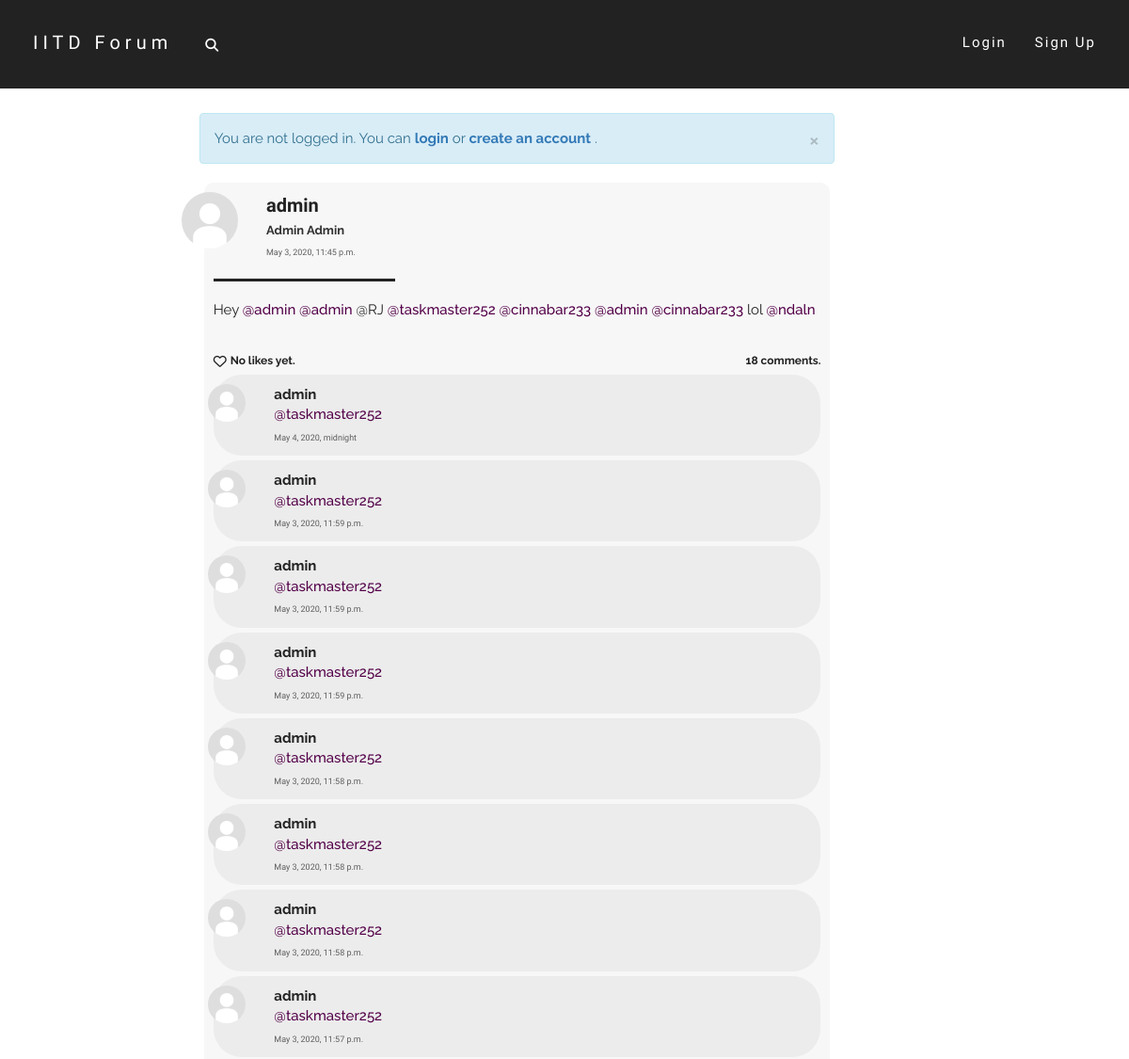
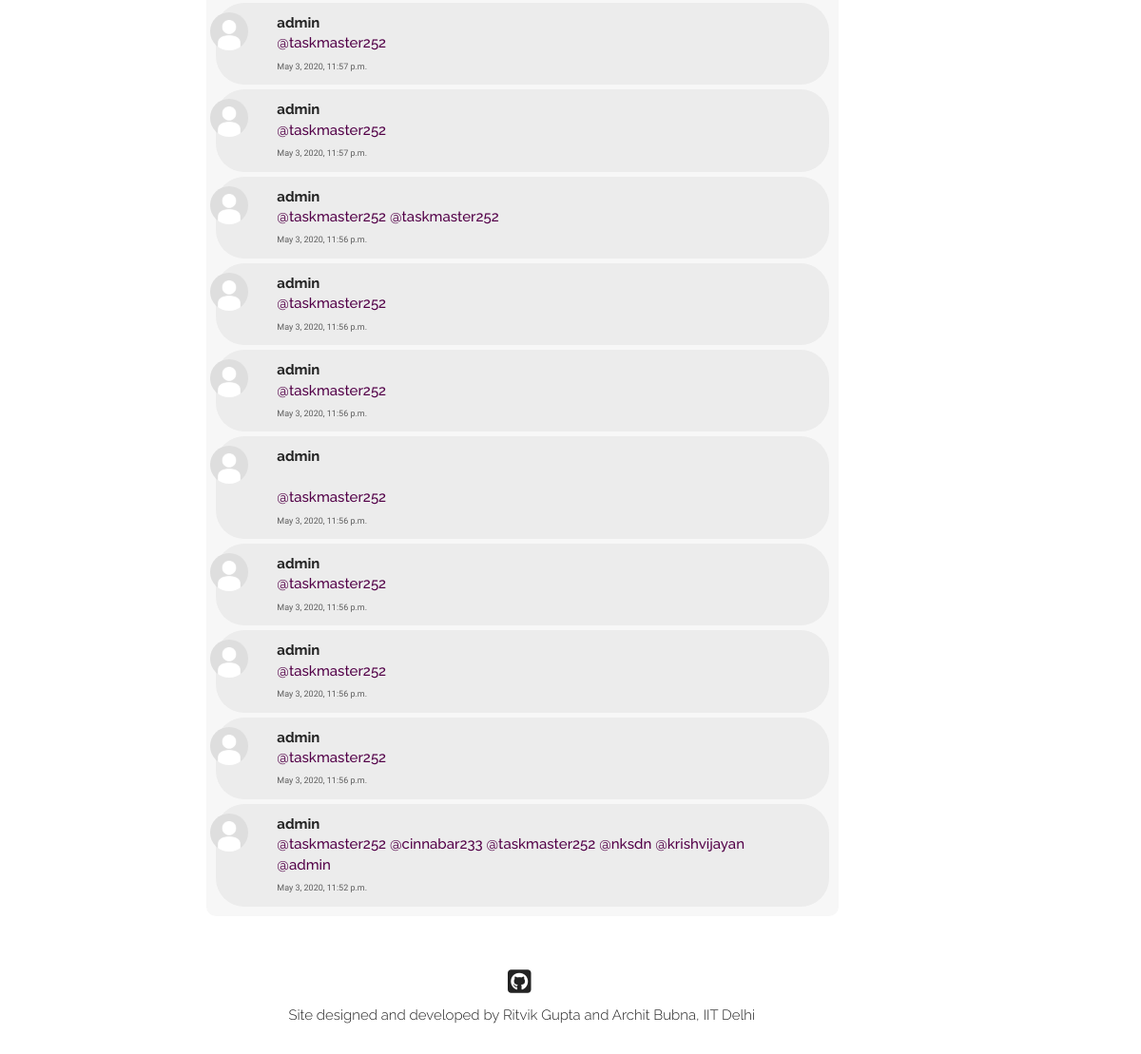
The page /ajax/28/ on the database its author committed (2 pictures, top to bottom).
### post/models.py (models this page shows, shortened)
class Post(models.Model):
    text = models.TextField(max_length = 5000)
    author = models.ForeignKey(User, on_delete = models.CASCADE)
    pub_date = models.DateTimeField(default = timezone.now())

class Comment(models.Model):
    parent_post = models.ForeignKey(Post, on_delete = models.CASCADE)
    text = models.CharField(max_length = 500)
    author = models.ForeignKey(User, on_delete = models.CASCADE)
    pub_date = models.DateTimeField(default = timezone.now())

### users/models.py (models this page shows, shortened)
class Profile(models.Model):
    parent_user = models.OneToOneField(User, on_delete=models.CASCADE)
    date_of_birth = models.DateField()
    first_name = models.CharField(max_length=50)
    last_name = models.CharField(max_length=50)
    dept = models.CharField(max_length=100, default="None")
    hostel = models.CharField(max_length=100, default="None")
    image = models.ImageField(default='default.jpg',upload_to='profile-pics')
    bio = models.TextField(default='', max_length=200)
    def full_name(self):
        return self.first_name + ' ' + self.last_name

### post/views.py (the view)
# urls.py: path('<int:post_id>/', views.post_view, name='post_view'),
def post_view(request, post_id):
    try:
        post = Post.objects.get(id=post_id)
    except Post.DoesNotExist:
        raise Http404("ERROR 404: Post does not exist")
    comments = post.comment_set.order_by('-pub_date')
    return render(request, 'post/post_view.html', {'post': post, 'comments': comments, 'title':'Post by '+post.author.username})

### post/templates/post/post_view.html (shortened to what this page needs)
{% extends "post/base.html" %}
{% load post_filters %}
{% block content %}
<div class="home-post-div">
    <div class="row">
        <div class="col-md-1">
            <img class="img-circle profile-pic" width=60 height=60 src="{{ post.author.profile.image.url }}" alt="default.jpg">
        </div>
        <div class="col-md-10">
            <a href="{% url 'users:profile_view' post.author.username %}" class="post-head">
                <font class="username-font">
                    <b>{{post.author.username}}</b>
                </font>
                <br>
                <font class="name-font">
                    {{post.author.profile.full_name}}
                </font>
            </a>
            <br>
            <font class="date-font">
                {{post.pub_date}}
            </font>
        </div>
        <div class="col-md-1 delete-div">
        </div>
    </div>
    <hr class="hr1" align="left">
    <font class="post-content-font">
        <div class="content-div">
            {{post.text|urlize|linebreaks|tagize|safe}}
        </div>
    </font>
    <br>
    <div class="like-wrapper">
        {% if request.user in post.postlike.likers.all %}
            <div class="like-button-wrapper">
                <i class="fa fa-heart liked like-button" aria-hidden="true" id="like{{ post.id }}" data-catid="{{ post.id }}"></i>
            </div>
            <a href="#" data-toggle="modal" data-target="#like-modal-{{post.id}}" target="_blank">
                <div class="likes-count like-count-font" id="likes-count{{ post.id }}" data-catid="{{post.postlike.likers.count}}">
                    {% if post.postlike.likers.count == 1 %}
                        You liked this post.
                    {% elif post.postlike.likers.count == 2 %}
                        You and one other liked this post.
                    {% else %}
                        You and {{ post.postlike.likers.count|add:"-1" }} others liked this post.
                    {% endif %}
                </div>
            </a>
        {% else %}
            <div class="like-button-wrapper">
                {% if request.user.is_authenticated %}
                    <i class="fa fa-heart-o likes like-button" aria-hidden="true" id="like{{ post.id }}" data-catid="{{ post.id }}"></i>
                {% else %}
                    <a href="{% url 'login' %}"><i class="fa fa-heart-o likes like-button" aria-hidden="true" id="like{{ post.id }}" data-catid="{{ post.id }}"></i></a>
                {% endif %}
            </div>
            <a href="#" data-toggle="modal" data-target="#like-modal-{{post.id}}" target="_blank">
                <div class="likes-count like-count-font" id="likes-count{{ post.id }}" data-catid="{{post.postlike.likers.count}}">
                    {% if post.postlike.likers.count == 0 %}
                        No likes yet.
                    {% elif post.postlike.likers.count == 1 %}
                        One person liked this post.
                    {% else %}
                        {{ post.postlike.likers.count }} people liked this post.
                    {% endif %}
                </div>
            </a>
        {% endif %}
        <div class="comments-count like-count-font">
            {% if post.comment_set.all|length == 0 %}
                No comments yet.
            {% elif post.comment_set.all|length == 1 %}
                1 comment.
            {% else %}
                {{post.comment_set.all|length}} comments.
            {% endif %}
        </div>
    </div>
    {% for comment in post.comment_set.all|dictsortreversed:"pub_date" %}
        <div id="comment-{{comment.id}}-div">
            <div class="comment-div">
                <div class="row">
                    <div class="col-md-1">
                        <img class="img-circle profile-pic" width=40 height=40 src="{{ comment.author.profile.image.url }}" alt="default.jpg">
                    </div>
                    <div class="col-md-10 content-div">
                        <a href="{% url 'users:profile_view' comment.author.username %}" class="post-head">
                        <font class="comment-username-font">
                            <b>{{comment.author.username}}</b>
                            </a>
                              {{comment.text|urlize|linebreaks|tagize|safe}}
                        <font class="date-font">
                            {{comment.pub_date}}
                        </font>
                    </div>
                    <div class="col-md-1 comment-delete-div">
                    </div>
                </div>
            </div>
        </div>
    {% endfor %}
</div>
{% endblock %}

### post/static/post/style.css (style rules this page uses)
html, body { width: auto !important; overflow-x: hidden !important; }
body { position:relative; max-width:100%; }
.tag-link { text-align: left !important; }
.tag-link::after { border: none !important; }
.home-post-div { margin:5px; background-color: #f7f7f7; padding:10px; border-radius: 10px; }
.comment-div { padding:10px; margin-top:5px; border-radius: 30px; background-color: #ececec; }
.content-div { overflow-wrap:break-word; }
.username-font { font-family: 'Spartan',sans-serif; font-size:20px; color:#222; }
.comment-username-font { font-family: 'Raleway',sans-serif; font-size:15px; color:#222; text-decoration:none; }
.comment-username-font p { margin: 0; }
.name-font { font-family: 'Raleway',sans-serif; font-size:13px; font-weight: 700; color:rgb(49, 49, 49); }
.date-font { font-family: 'Spartan',sans-serif; font-size:9px; font-weight: 500; color:rgb(94, 94, 94); transition:all 0.3s ease; -webkit-transition:all 0.3s ease; -moz-transition:all 0.3s ease; -o-transition:all 0.3s ease; }
.profile-pic { float: right; object-fit: cover; transition:all 0.4s ease; -webkit-transition:all 0.4s ease; -moz-transition:all 0.4s ease; -o-transition:all 0.4s ease; }
.delete-div { padding-top: 5px; }
.post-content-font { font-family: 'Raleway',sans-serif; font-size:15px; color:#222; }
.like-count-font { font-family: 'Raleway',sans-serif; font-size:12px; font-weight: 700; color:#222; }
.like-wrapper { display: flex; }
.likes-count { margin-top: 3px; margin-left: 4px; margin-right: 4px; }
.comments-count { margin-top: 3px; margin-left:auto; margin-right:0; }
.like-button-wrapper { margin-top: 0.5px; }
.likes { color:#222; transition:all 0.4s ease; -webkit-transition:all 0.4s ease; -moz-transition:all 0.4s ease; -o-transition:all 0.4s ease; }
.hr1 { background-color:#222; width:30%; height:3px; }
.tag-link { text-decoration: none; font-weight:500; color:rgb(83, 0, 72); }

### rows shown on the page
Post: author.profile.image (placeholder picture), author.username "admin", author.profile.full_name "Admin Admin", pub_date "May 3, 2020, 11:45 p.m.", text|tagize "Hey @admin @admin @RJ @taskmaster252 @cinnabar233 @admin @cinnabar233 lol @ndaln", comment_set.all|length "18"
Comment: author.profile.image (placeholder picture), author.username "admin", text|tagize "@taskmaster252", pub_date "May 4, 2020, midnight"
Comment: author.profile.image (placeholder picture), author.username "admin", text|tagize "@taskmaster252", pub_date "May 3, 2020, 11:59 p.m."
Comment: author.profile.image (placeholder picture), author.username "admin", text|tagize "@taskmaster252", pub_date "May 3, 2020, 11:59 p.m."
Comment: author.profile.image (placeholder picture), author.username "admin", text|tagize "@taskmaster252", pub_date "May 3, 2020, 11:59 p.m."
Comment: author.profile.image (placeholder picture), author.username "admin", text|tagize "@taskmaster252", pub_date "May 3, 2020, 11:58 p.m."
Comment: author.profile.image (placeholder picture), author.username "admin", text|tagize "@taskmaster252", pub_date "May 3, 2020, 11:58 p.m."
Comment: author.profile.image (placeholder picture), author.username "admin", text|tagize "@taskmaster252", pub_date "May 3, 2020, 11:58 p.m."
Comment: author.profile.image (placeholder picture), author.username "admin", text|tagize "@taskmaster252", pub_date "May 3, 2020, 11:57 p.m."
Comment: author.profile.image (placeholder picture), author.username "admin", text|tagize "@taskmaster252", pub_date "May 3, 2020, 11:57 p.m."
Comment: author.profile.image (placeholder picture), author.username "admin", text|tagize "@taskmaster252", pub_date "May 3, 2020, 11:57 p.m."
Comment: author.profile.image (placeholder picture), author.username "admin", text|tagize "@taskmaster252 @taskmaster252", pub_date "May 3, 2020, 11:56 p.m."
Comment: author.profile.image (placeholder picture), author.username "admin", text|tagize "@taskmaster252", pub_date "May 3, 2020, 11:56 p.m."
Comment: author.profile.image (placeholder picture), author.username "admin", text|tagize "@taskmaster252", pub_date "May 3, 2020, 11:56 p.m."
Comment: author.profile.image (placeholder picture), author.username "admin", text|tagize "@taskmaster252", pub_date "May 3, 2020, 11:56 p.m."
Comment: author.profile.image (placeholder picture), author.username "admin", text|tagize "@taskmaster252", pub_date "May 3, 2020, 11:56 p.m."
Comment: author.profile.image (placeholder picture), author.username "admin", text|tagize "@taskmaster252", pub_date "May 3, 2020, 11:56 p.m."
Comment: author.profile.image (placeholder picture), author.username "admin", text|tagize "@taskmaster252", pub_date "May 3, 2020, 11:56 p.m."
Comment: author.profile.image (placeholder picture), author.username "admin", text|tagize "@taskmaster252 @cinnabar233 @taskmaster252 @nksdn @krishvijayan @admin", pub_date "May 3, 2020, 11:52 p.m."
